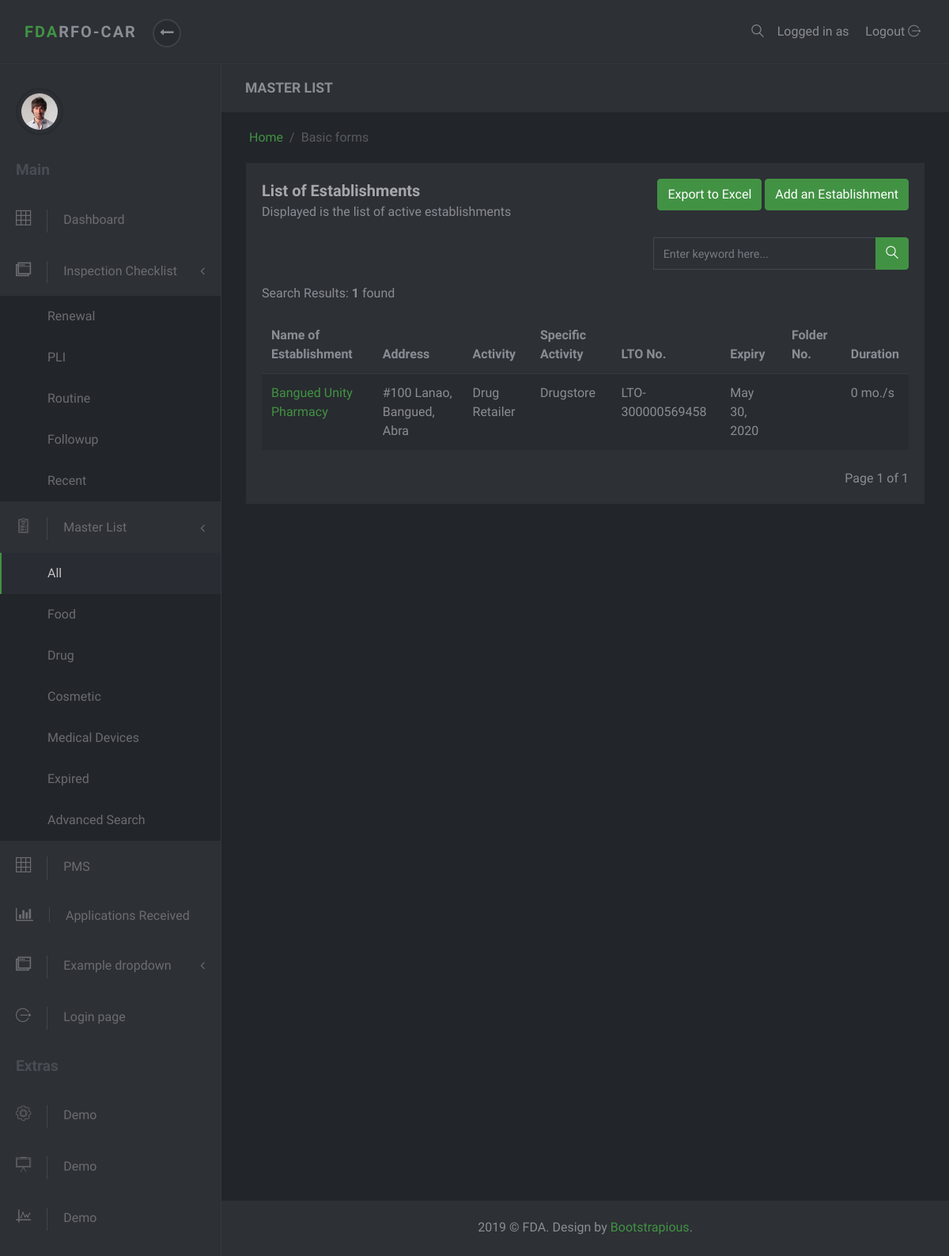
Screenshot of /masterlist/ with the database file from the repository.
### masterlist/models.py (models this page shows, shortened)
class Establishment(models.Model):
    date_modified = models.DateTimeField('date modified', default=timezone.now)
    name = models.CharField(max_length=60)
    product_type = models.ForeignKey(ProductType, on_delete=models.SET_NULL, null=True)
    center = models.CharField(max_length=6, choices=constants.CENTERS)
    primary_activity = models.ForeignKey(PrimaryActivity, on_delete=models.CASCADE, null=True)
    specific_activity = models.ManyToManyField(SpecificActivity)
    plant_address = models.OneToOneField(PlantAddress, on_delete=models.SET_NULL, null=True)
    office_address = models.OneToOneField(OfficeAddress, on_delete=models.SET_NULL, null=True)
    authorized_officer = models.OneToOneField(AuthorizedOfficer, on_delete=models.SET_NULL, null=True)
    status = models.CharField(max_length=8, choices=constants.EST_STATUS, null=True, default="Active")
    expiredlist = mymanagers.ExpiredListManager()
    objects = models.Manager()
    def specific_activities(self):
        return ",\n".join(s.name for s in self.specific_activity.all())
    class Meta:
        ordering = ['-date_modified']

class Address(models.Model):
    address = models.CharField(max_length=250)
    region = models.ForeignKey(Region, on_delete=models.SET_NULL, null=True)
    province = models.ForeignKey(Province, on_delete=models.SET_NULL, null=True)
    municipality_or_city = models.ForeignKey(CityOrMunicipality, on_delete=models.SET_NULL, null=True)
    def full_address(self):
        return self.address + ', ' + self.municipality_or_city.name + ', ' + self.province.name

class CityOrMunicipality(models.Model):
    name = models.CharField(max_length=30)
    description = models.CharField(max_length=50, null=True, blank=True)
    province = models.ForeignKey(Province, on_delete=models.CASCADE)

class Province(models.Model):
    name = models.CharField(max_length=30)
    region = models.ForeignKey(Region, on_delete=models.SET_NULL, null=True)

class ProductType(models.Model):
    name = models.CharField(max_length=50)
    def __str__(self):
        return self.name

class PrimaryActivity(models.Model):
    name = models.CharField(max_length=150)
    def __str__(self):
        return self.name

class SpecificActivity(models.Model):
    name = models.CharField(max_length=150)

class Lto(models.Model):
    type_of_application = models.CharField(max_length=20, choices=constants.APPLICATIONS)
    establishment = models.ForeignKey(Establishment, on_delete=models.CASCADE, null=True, related_name='ltos')
    issuance = models.DateTimeField(null=True, blank=True, verbose_name='Date Issued')
    lto_number = models.CharField(max_length=20)
    expiry = models.DateTimeField('expiry date')
    def get_duration(self):
        start_date = datetime.now().date()
        end_date = self.expiry.date()
        difference = relativedelta.relativedelta(end_date, start_date)
        month = difference.years * 12 + difference.months
        return month
    class Meta:
        ordering = ['-expiry']
        get_latest_by = 'expiry'

### masterlist/views.py (the view, shortened to what this page needs)
# urls.py: path('', AllListView.as_view(), name='index'),
class AllListView(MasterListView):
    template_name = 'masterlist/index.html'
    def get_context_data(self, **kwargs):
        establishments = Establishment.objects.all()
        super().init_establishments(establishments)
        context = super().get_context_data()
        context['alllist_active'] = "active"
        return context

### masterlist/masterlistview.py (called while the page is built, shortened)
    def get_context_data(self, **kwargs):
        context = super().get_context_data(**kwargs)
        page = self.request.GET.get('page')
        paginator = mypaginator.MyPaginator(self.get_establishments(), self.items_per_page, page)
        establishments = paginator.get_paginated_result()
        context['paginated_result'] = establishments
        context['result_count'] = paginator.get_result_count()
        return context

    def init_establishments(self, establishments):
        self.establishments = establishments

    def get_establishments(self):
        establishments = self.establishments
        query = self.request.GET.get('q', None)
        return establishments

### masterlist/mypaginator.py (called while the page is built)
    def get_paginated_result(self):
        paginated_result = ''
        paginator = Paginator(self.query_set, self.items_per_page)
        page = self.page
        try:
            paginated_result = paginator.page(page)
        except PageNotAnInteger:
            paginated_result = paginator.page(1)
        except EmptyPage:
            paginated_result = paginator.page(paginator.num_pages)
        self.count = paginator.count
        return paginated_result

    def get_result_count(self):
        return self.count

### masterlist/templates/masterlist/index.html (shortened to what this page needs)
{% extends 'base-site.html' %}
{% block subtitle %} MASTER LIST {% endblock %}
{% block content %}
<section class="no-padding-top">
    <div class="container-fluid">
        <div class="row">
            <div class="col-lg-12">
                <div class="block">
                    <div class="title">
                        <div class="row">
                            <div class="col-md-6">
                                <strong>List of Establishments</strong>
                                <span class="d-block">Displayed is the list of active establishments</span>
                            </div>
                            <div class="col-md-6 text-right">
                                <a class="btn btn-primary" href="{% url 'masterlist:export-all' %}" target="_blank">Export to Excel</a>
                                <a class="btn btn-primary" href="{% url 'admin:masterlist_establishment_add' %}" target="_blank">Add an Establishment</a>
                            </div>
                        </div>
                    </div>
                    <div class="row">
                        <div class="col-md-7">
                        </div>
                        <div class="col-md-5">
                            <form action="" method='get'>
                                {% include 'partial/search_input.html' %}
                            </form>
                        </div>
                    </div>
                    <div class="block-body">
                        {% include 'partial/search_result_count.html' %}
                        <div class="table-responsive">
                            <table class="table table-striped table-hover">
                                <thead>
                                    <tr>
                                        <th>Name of Establishment</th>
                                        <th>Address</th>
                                        <th>Activity</th>
                                        <th>Specific Activity</th>
                                        <th>LTO No.</th>
                                        <th>Expiry</th>
                                        <th>Folder No.</th>
                                        <th>Duration</th>
                                    </tr>
                                </thead>
                                <tbody>
                                    {% for est in paginated_result %}
                                    <tr>
                                        <td><a href="{% url 'masterlist:est-detail' est.id %}">{{est.name}}</a></td>
                                        <td>{{est.plant_address.full_address}}</td>
                                        <td>{{est.product_type}} {{est.primary_activity}}</td>
                                        <td>{{est.specific_activities}}</td>
                                        <td>{{est.ltos.latest.lto_number}}</td>
                                        <td>{{est.ltos.latest.expiry.date}}</td>
                                        <td>{{est.folder_id}}</td>
                                        <td>{{est.ltos.first.get_duration}} mo./s</td>
                                    </tr>
                                    {% endfor %}
                                </tbody>
                            </table>
                        </div>
                        <br>
                        {% include 'partial/pagination.html' %}
                    </div>
                </div>
            </div>
        </div>
    </div>
</section>
{% endblock %}

### masterlist/static/darkadmin/css/style.green.css (style rules this page uses)
body { position: relative; }
section { padding: 0 1rem; }
a { -webkit-transition: all 0.3s; transition: all 0.3s; display: inline-block; }
i, span, strong { display: inline-block; }
.no-padding-top { padding-top: 0 !important; }
.block { padding: 20px; background: #2d3035; color: #8a8d93; margin-bottom: 30px; }
.block .title { margin-bottom: 20px; }
.block .title strong:first-child { font-size: 1.25rem; color: #a5a7ab; }
.table { margin-bottom: 0; }
.table td, .table th { border-color: #343a40; }
.table thead th { border: none; }
.table-striped tbody tr { -webkit-transition: all 0.3s; transition: all 0.3s; }
.table-striped tbody tr:nth-of-type(odd) { background-color: #282b2f; }
.btn { font-weight: 400; border: 1px solid transparent; padding: 0.45rem 0.75rem; font-size: 1rem; line-height: 1.5; border-radius: 0.25rem; -webkit-transition: color 0.15s ease-in-out, background-color 0.15s ease-in-out, border-color 0.15s ease-in-out, -webkit-box-shadow 0.15s ease-in-out; transition: color 0.15s ease-in-out, background-color 0.15s ease-in-out, border-color 0.15s ease-in-out, -webkit-box-shadow 0.15s ease-in-out; transition: color 0.15s ease-in-out, background-color 0.15s ease-in-out, border-color 0.15s ease-in-out, box-shadow 0.15s ease-in-out; transition: color 0.15s ease-in-out, background-color 0.15s ease-in-out, border-color 0.15s ease-in-out, box-shadow 0.15s ease-in-out, -webkit-box-shadow 0.15s ease-in-out; }
.btn-primary { color: color-yiq(#429244); background-color: #429244; border-color: #429244; }
body { font-family: "Muli", sans-serif; font-size: 1rem; font-weight: 400; line-height: 1.5; color: #8a8d93; background-color: #fff; }
a { color: #429244; text-decoration: none; }

### rows the page displays
Establishment: name "Bangued Unity Pharmacy", plant_address.full_address "#100 Lanao, Bangued, Abra", product_type "Drug", primary_activity "Retailer", specific_activities "Drugstore", ltos.latest.lto_number "LTO-300000569458", ltos.latest.expiry "May 30, 2020", ltos.first.get_duration "0"

### other values shown
{{ result_count }} "1"
{{ paginated_result.number }} "1"
{{ paginated_result.paginator.num_pages }} "1"
